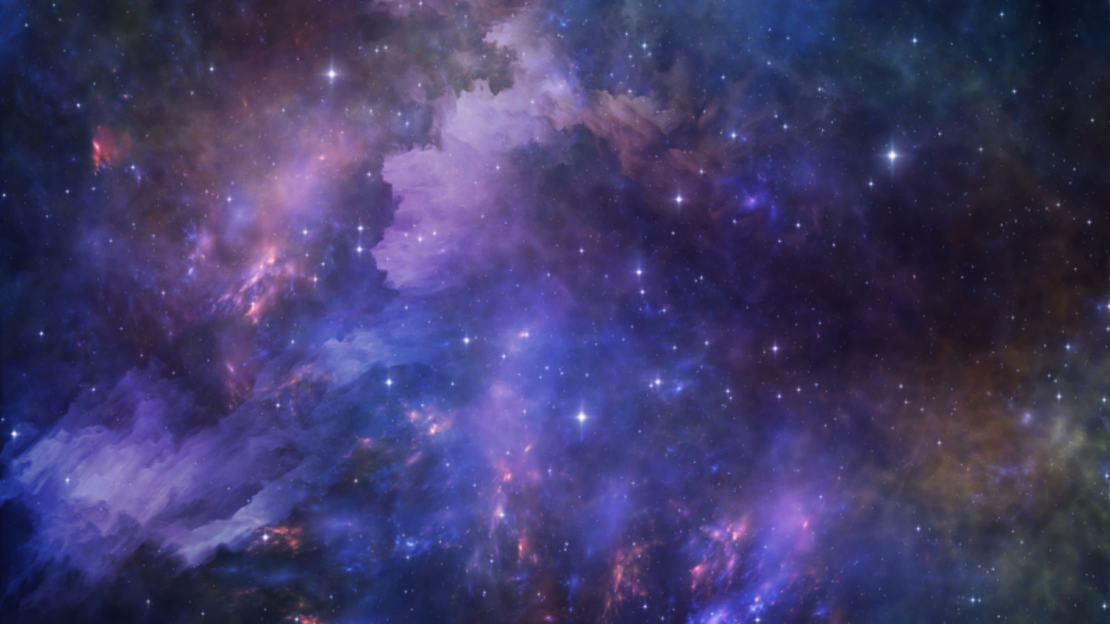
#> input picture background.jpg, 2220 x 1248 px (shown at 1/2 size)
$ python easy.py   (older library calls are emulated)
#> lines starting #> are read from the running program, lines starting #| are printed output that depends on the picture
### cv2ip.py
import enum
from turtle import shape
from cv2 import WINDOW_AUTOSIZE, Scharr, accumulate, imshow
from matplotlib.image import imsave
import matplotlib.pyplot as plt
from scipy.fft import dst
from skimage import exposure
from skimage.exposure import match_histograms
import cv2
import numpy as np
from enum import Enum, IntEnum


class BaseIP:
    ###kl
    # 影像讀取、儲存與顯示函數
    ###
    @staticmethod
    def imread(filename):
#> called with filename = 'background.jpg'
        return cv2.imread(filename, cv2.IMREAD_UNCHANGED)
#> returned value is the input picture: shape (1248, 2220, 3); mean B, G, R 106.1, 59.5, 65.3
#> call 2 of imread, with filename = 'foreground.png'
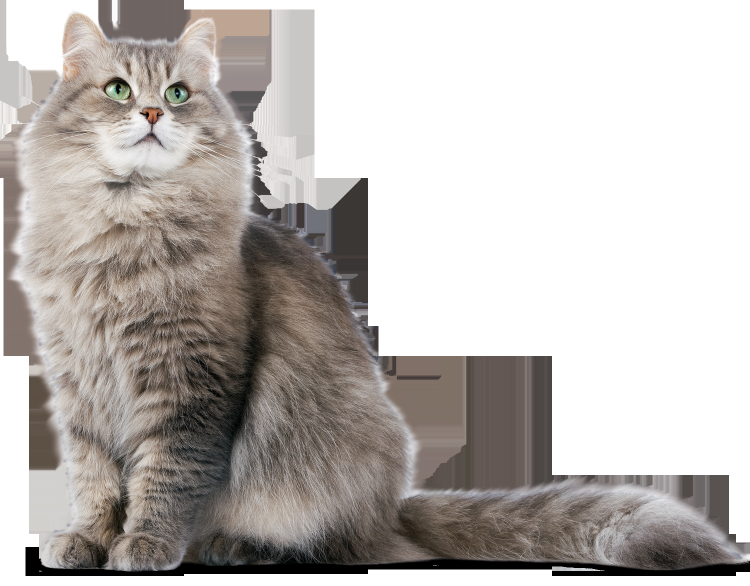
#> input picture foreground.png, 1500 x 1172 px (shown at 1/2 size)
#> in imread, returned value is the input picture: shape (1172, 1500, 4); mean B, G, R, A 180, 183.2, 188.1, 98.4
        #cv2.IMREAD_UNCHANGED 讀入格式不變，包含透明度channel (Alpha channel)
        #cv2.IMREAD_GRAYSCALE 以灰階讀入
        # cv2.IMREAD_COLOR 以BGR格式讀入，此為預設值，忽略透明度channel
        # 影像讀取

    @staticmethod
    def imwrite(filename,img):
        cv2.imwrite(filename,img)
        # 影像儲存

    @staticmethod
    def namedwindow(winname,flags=cv2.WINDOW_AUTOSIZE):
        cv2.namedWindow(winname,flags)
        #顯示函數
    #窗口大小不可變 cv2.namedWindow("img",cv2.WINDOW_AUTOSIZE)
    #窗口大小自適應比例 cv2.namedWindow("img",cv2.WINDOW_FREERATIO)
    #窗口大小保持比例 cv2.namedWindow("img",cv2.WINDOW_KEEPRATIO)

    @staticmethod
    def imshow(winname,img):
        cv2.imshow(winname,img)
    #當np.array為無符號8位元時可直接顯示出
    #當np.array為float格式時，須將數值正規化為0~1後才能顯示
    #delay<=0時，程式靜止
    #當delay>0時，函式會等待參數時間(ms)後，返回按鍵的ASCII碼，如果這段時間沒有按鍵按下，會返回-1

class AlphaBlend(BaseIP):
    @staticmethod
    def SplitAlpha(SrcImg):
        alpha = cv2.split(SrcImg)
        foregroundChannels = cv2.merge([alpha[0],alpha[1],alpha[2]])
        alphaChannels = cv2.merge([alpha[3],alpha[3],alpha[3]])
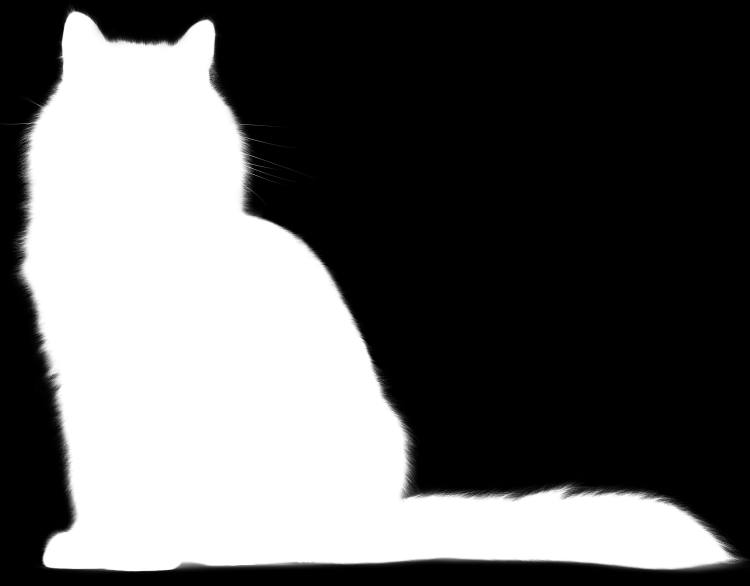
#> alphaChannels: shape (1172, 1500, 3) (shown at 1/2 size); min 0, max 255, mean 98.4
        return foregroundChannels,alphaChannels

    @staticmethod
    def DoBlending(fore, back,alpha):
        foreground = cv2.multiply(alpha,fore)
        background = cv2.multiply(1.0 - alpha, back)
        out = cv2.add(foreground,background)
        return out

class Ctype(enum.IntEnum): #channel type
    USE_RGB = 1
    USE_HSV = 2
    USE_YUV = 3

class HistIP(AlphaBlend, BaseIP):

    def _ImBGRA2BGR(self, SrcImg):
        return cv2.cvtColor(SrcImg, cv2.COLOR_BGRA2BGR)


    def _ImBGR2GRAY(seif, SrcImg):
        return cv2.cvtColor(SrcImg, cv2.COLOR_BGR2GRAY)


    @staticmethod
    def CalcGrayHist(SrcGray): #灰度影像直方圖計算
        return cv2.calcHist([SrcGray], [0], None, [256], [0.0, 255.0])


    # [11 lines left out: function ShowGrayHist, not called in this run]


    @staticmethod
    def MonoEqualize(SrcGray):
        return cv2.equalizeHist(SrcGray)

    def _ImBGR2HSV(self, SrcImg):
        return cv2.cvtColor(SrcImg, cv2.COLOR_BGR2HSV)

    def _ImBGR2YUV(self, SrcImg):
        return cv2.cvtColor(SrcImg, cv2.COLOR_BGR2YUV)

    def _ImHSV2BGR(self, SrcImg):
        return cv2.cvtColor(SrcImg, cv2.COLOR_HSV2BGR)

    def _ImYUV2BGR(self, SrcImg):
        return cv2.cvtColor(SrcImg, cv2.COLOR_YUV2BGR)


    # [18 lines left out: functions CalcColorHist, _calculateLUT, not called in this run]

    def calculatePDF(SrcGray):
        return 0


    # [132 lines left out: functions ShowColorHist, _CalculateCDF, ColorEqualize, HistMatching, not called in this run]


class SMType(enum.IntEnum): #SmoothType.
    BLUR = 1
    BOX = 2
    GAUSSIAN = 3
    MEDIAN = 4
    BILATERAL = 5

    #Weight = 1.0/(MASK_WH*MASK_WH)
    #kernel = np.full((MASK_WH, MASK_WH), fWeight, np.float)

class EdgeType(enum.IntEnum): #邊緣偵測
    SOBEL = 1
    CANNY = 2
    SCHARR = 3
    LAPLACE = 4
    COLOR_SOBEL = 5

class CV2_SHARPENING_TYPE(enum.IntEnum):
     LAPLACE_TYPE1 = 1
     LAPLACE_TYPE2 = 2
     SECOND_ORDER_LOG = 3
     UNSHARP_MASK = 4


class ConvIP(HistIP):
    #平均濾波 Averaging：使用 opencv 的 cv2.blur 或 cv2.boxFilter
    #高斯濾波 Gaussian Filtering：使用 opencv 的 cv2.GaussianBlur
    #中值濾波 Median Filtering：使用 opencv 的 cv2.medianBlur
    #雙邊濾波 Bilateral Filtering：使用 opencv 的 cv2.bilateralFilter

    # [35 lines left out: functions Smooth, _Sobel, _colorSobel, _Laplace, not called in this run]

    def _Canny(self, SrcImg):
        grayImg = self._ImBGR2GRAY(SrcImg)
        return cv2.Canny(grayImg, 50, 150)

    # [30 lines left out: functions _Scharr, Detect, not called in this run]

    def Conv2D(self, SrcImg, kernal):
        return cv2.filter2D(SrcImg, -1 ,kernal) #ddepth 深度

    # [89 lines left out: functions _SharpLaplaceType1, ImSharpening, not called in this run]


### easy.py

from cv2ip import AlphaBlend, BaseIP
import numpy as np
from PIL import Image
import cv2

ip = AlphaBlend
img1 = ip.imread("background.jpg") #(1248, 2220, 3)
img2 = ip.imread("foreground.png") #(1172, 1500, 4)


dst_planes = ip.SplitAlpha(img2)#[fore,alpha]
foreground = np.float32(dst_planes[0])
alpha = np.float32(dst_planes[1])/255

Dim = alpha.shape
#> Dim = (1172, 1500, 3)
if Dim[1] != img1.shape[1] or Dim[0] != alpha.shape[0]:
    img1 = cv2.resize(img1,(Dim[1],Dim[0]))
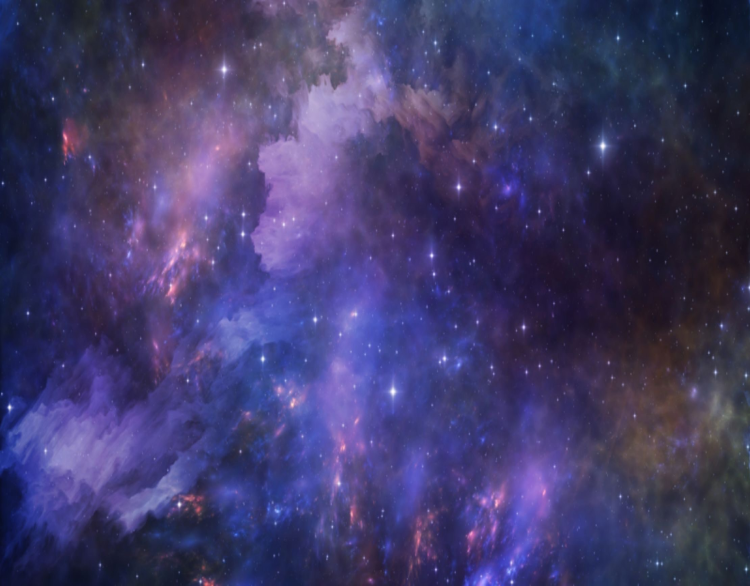
#> img1: shape (1172, 1500, 3) (shown at 1/2 size); mean B, G, R 106, 59.4, 65.2

back = np.float32(img1) #转换为32位元

out = ip.DoBlending(foreground, back, alpha)
#> in DoBlending, `foreground = cv2.multiply(alpha,fore)`:
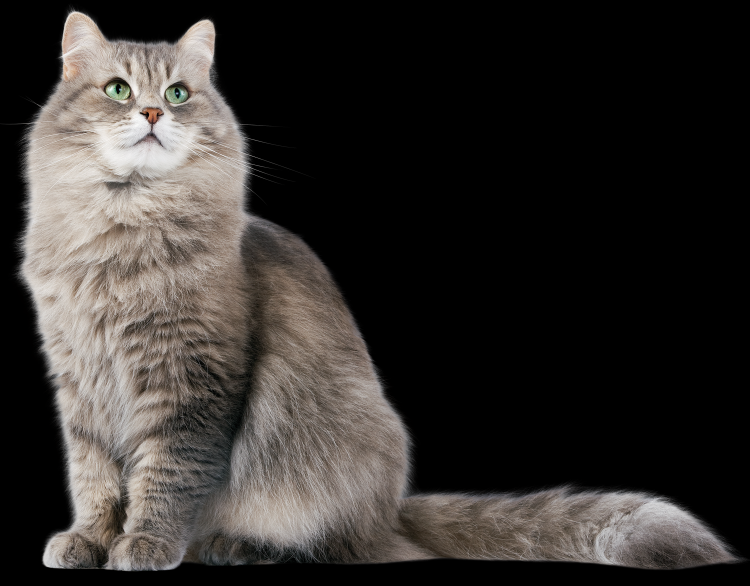
#> foreground: shape (1172, 1500, 3) float32 (shown at 1/2 size); mean of channels 0, 1, 2 46.9, 49.6, 53.2; drawn as B, G, R
#> in DoBlending, `background = cv2.multiply(1.0 - alpha, back)`:
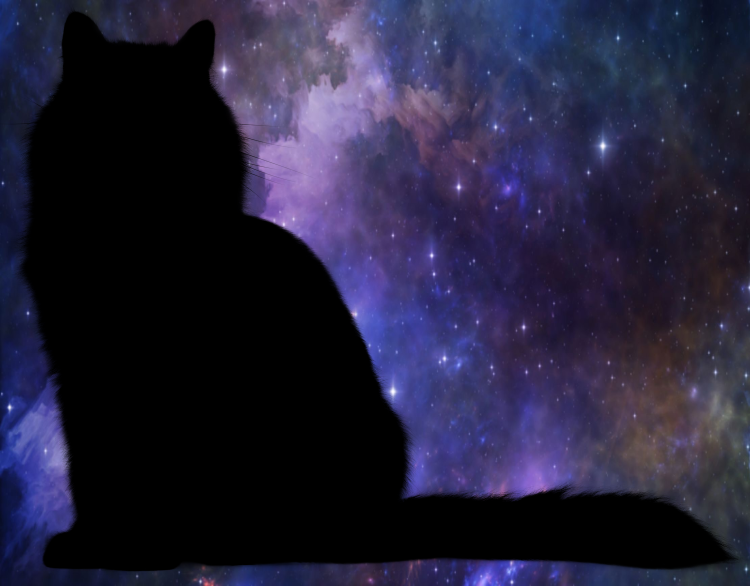
#> background: shape (1172, 1500, 3) float32 (shown at 1/2 size); mean of channels 0, 1, 2 58.1, 33.4, 36.3; drawn as B, G, R
#> in DoBlending, `out = cv2.add(foreground,background)`:
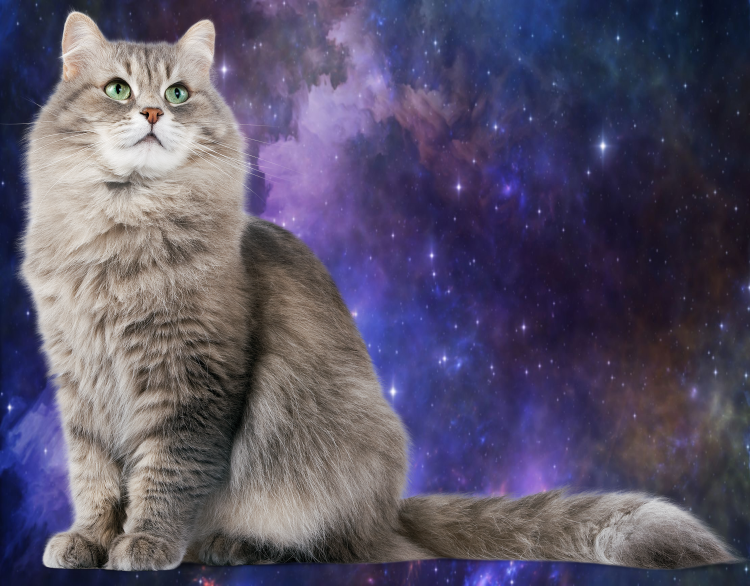
#> out: shape (1172, 1500, 3) float32 (shown at 1/2 size); mean of channels 0, 1, 2 105, 83, 89.5; drawn as B, G, R
out = np.uint8(out)
cv2.imshow("alpha",alpha)
cv2.imshow("Translated",out)
cv2.waitKey(0)
